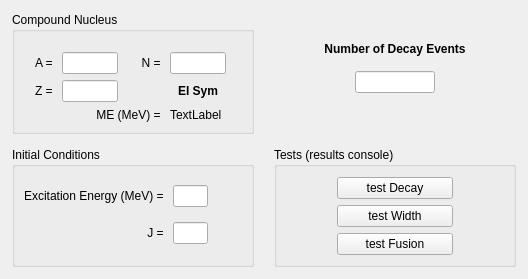
      <widget class="QWidget" name="tabCompound">
       <attribute name="title">
        <string>Compound Nucleus Decay</string>
       </attribute>
       <layout class="QGridLayout" name="gridLayout_12" columnstretch="1,1">
        <property name="leftMargin">
         <number>12</number>
        </property>
        <property name="topMargin">
         <number>12</number>
        </property>
        <property name="rightMargin">
         <number>12</number>
        </property>
        <property name="bottomMargin">
         <number>12</number>
        </property>
        <property name="horizontalSpacing">
         <number>20</number>
        </property>
        <property name="verticalSpacing">
         <number>13</number>
        </property>
        <item row="1" column="0">
         <widget class="QGroupBox" name="groupBox_7">
          <property name="title">
           <string>Initial Conditions</string>
          </property>
          <layout class="QGridLayout" name="gridLayout_10" columnstretch="2,1,1">
           <item row="1" column="1">
            <widget class="QLineEdit" name="edit_J">
             <property name="sizePolicy">
              <sizepolicy hsizetype="Preferred" vsizetype="Fixed">
               <horstretch>0</horstretch>
               <verstretch>0</verstretch>
              </sizepolicy>
             </property>
             <property name="maximumSize">
              <size>
               <width>65</width>
               <height>16777215</height>
              </size>
             </property>
             <property name="alignment">
              <set>Qt::AlignCenter</set>
             </property>
            </widget>
           </item>
           <item row="0" column="0">
            <widget class="QLabel" name="label_3">
             <property name="text">
              <string>Excitation Energy (MeV) = </string>
             </property>
             <property name="alignment">
              <set>Qt::AlignRight|Qt::AlignTrailing|Qt::AlignVCenter</set>
             </property>
             <property name="buddy">
              <cstring>edit_Ex</cstring>
             </property>
            </widget>
           </item>
           <item row="0" column="1">
            <widget class="QLineEdit" name="edit_Ex">
             <property name="sizePolicy">
              <sizepolicy hsizetype="Preferred" vsizetype="Fixed">
               <horstretch>0</horstretch>
               <verstretch>0</verstretch>
              </sizepolicy>
             </property>
             <property name="maximumSize">
              <size>
               <width>65</width>
               <height>16777215</height>
              </size>
             </property>
             <property name="alignment">
              <set>Qt::AlignCenter</set>
             </property>
            </widget>
           </item>
           <item row="1" column="0">
            <widget class="QLabel" name="label_4">
             <property name="text">
              <string>J = </string>
             </property>
             <property name="alignment">
              <set>Qt::AlignRight|Qt::AlignTrailing|Qt::AlignVCenter</set>
             </property>
             <property name="buddy">
              <cstring>edit_J</cstring>
             </property>
            </widget>
           </item>
           <item row="0" column="2">
            <spacer name="horizontalSpacer_4">
             <property name="orientation">
              <enum>Qt::Horizontal</enum>
             </property>
             <property name="sizeType">
              <enum>QSizePolicy::Preferred</enum>
             </property>
             <property name="sizeHint" stdset="0">
              <size>
               <width>40</width>
               <height>20</height>
              </size>
             </property>
            </spacer>
           </item>
          </layout>
         </widget>
        </item>
        <item row="0" column="1">
         <layout class="QGridLayout" name="gridLayout_3" columnstretch="1,2,1">
          <property name="topMargin">
           <number>30</number>
          </property>
          <property name="verticalSpacing">
           <number>15</number>
          </property>
          <item row="1" column="1" alignment="Qt::AlignHCenter">
           <widget class="QLineEdit" name="edit_numEvts">
            <property name="sizePolicy">
             <sizepolicy hsizetype="Preferred" vsizetype="Fixed">
              <horstretch>0</horstretch>
              <verstretch>0</verstretch>
             </sizepolicy>
            </property>
            <property name="maximumSize">
             <size>
              <width>80</width>
              <height>16777215</height>
             </size>
            </property>
            <property name="autoFillBackground">
             <bool>false</bool>
            </property>
            <property name="alignment">
             <set>Qt::AlignCenter</set>
            </property>
           </widget>
          </item>
          <item row="0" column="1" alignment="Qt::AlignVCenter">
           <widget class="QLabel" name="label_5">
            <property name="sizePolicy">
             <sizepolicy hsizetype="Preferred" vsizetype="Preferred">
              <horstretch>0</horstretch>
              <verstretch>0</verstretch>
             </sizepolicy>
            </property>
            <property name="font">
             <font>
              <family>Arial</family>
              <pointsize>9</pointsize>
              <bold>true</bold>
              <stylestrategy>PreferDefault</stylestrategy>
             </font>
            </property>
            <property name="text">
             <string>Number of Decay Events</string>
            </property>
            <property name="alignment">
             <set>Qt::AlignCenter</set>
            </property>
           </widget>
          </item>
          <item row="1" column="0">
           <spacer name="horizontalSpacer_3">
            <property name="orientation">
             <enum>Qt::Horizontal</enum>
            </property>
            <property name="sizeType">
             <enum>QSizePolicy::Preferred</enum>
            </property>
            <property name="sizeHint" stdset="0">
             <size>
              <width>10</width>
              <height>20</height>
             </size>
            </property>
           </spacer>
          </item>
          <item row="1" column="2">
           <spacer name="horizontalSpacer_2">
            <property name="orientation">
             <enum>Qt::Horizontal</enum>
            </property>
            <property name="sizeType">
             <enum>QSizePolicy::Preferred</enum>
            </property>
            <property name="sizeHint" stdset="0">
             <size>
              <width>10</width>
              <height>20</height>
             </size>
            </property>
           </spacer>
          </item>
          <item row="2" column="1">
           <spacer name="verticalSpacer_3">
            <property name="orientation">
             <enum>Qt::Vertical</enum>
            </property>
            <property name="sizeHint" stdset="0">
             <size>
              <width>20</width>
              <height>40</height>
             </size>
            </property>
           </spacer>
          </item>
         </layout>
        </item>
        <item row="0" column="0">
         <widget class="QGroupBox" name="groupBox">
          <property name="sizePolicy">
           <sizepolicy hsizetype="Preferred" vsizetype="Preferred">
            <horstretch>0</horstretch>
            <verstretch>0</verstretch>
           </sizepolicy>
          </property>
          <property name="baseSize">
           <size>
            <width>0</width>
            <height>0</height>
           </size>
          </property>
          <property name="title">
           <string>Compound Nucleus</string>
          </property>
          <property name="flat">
           <bool>false</bool>
          </property>
          <layout class="QGridLayout" name="gridLayout">
           <property name="leftMargin">
            <number>20</number>
           </property>
           <property name="topMargin">
            <number>20</number>
           </property>
           <property name="rightMargin">
            <number>25</number>
           </property>
           <item row="0" column="0">
            <widget class="QLabel" name="label_2">
             <property name="text">
              <string>A = </string>
             </property>
             <property name="alignment">
              <set>Qt::AlignRight|Qt::AlignTrailing|Qt::AlignVCenter</set>
             </property>
             <property name="buddy">
              <cstring>edit_ACN</cstring>
             </property>
            </widget>
           </item>
           <item row="1" column="0">
            <widget class="QLabel" name="label">
             <property name="text">
              <string>Z = </string>
             </property>
             <property name="alignment">
              <set>Qt::AlignRight|Qt::AlignTrailing|Qt::AlignVCenter</set>
             </property>
             <property name="buddy">
              <cstring>edit_ZCN</cstring>
             </property>
            </widget>
           </item>
           <item row="0" column="3">
            <widget class="QLabel" name="label_20">
             <property name="text">
              <string>N = </string>
             </property>
             <property name="alignment">
              <set>Qt::AlignRight|Qt::AlignTrailing|Qt::AlignVCenter</set>
             </property>
             <property name="buddy">
              <cstring>edit_NCN</cstring>
             </property>
            </widget>
           </item>
           <item row="0" column="4">
            <widget class="QLineEdit" name="edit_NCN">
             <property name="enabled">
              <bool>true</bool>
             </property>
             <property name="sizePolicy">
              <sizepolicy hsizetype="Preferred" vsizetype="Fixed">
               <horstretch>0</horstretch>
               <verstretch>0</verstretch>
              </sizepolicy>
             </property>
             <property name="maximumSize">
              <size>
               <width>65</width>
               <height>16777215</height>
              </size>
             </property>
             <property name="alignment">
              <set>Qt::AlignCenter</set>
             </property>
             <property name="readOnly">
              <bool>true</bool>
             </property>
            </widget>
           </item>
           <item row="0" column="1">
            <widget class="QLineEdit" name="edit_ACN">
             <property name="sizePolicy">
              <sizepolicy hsizetype="Preferred" vsizetype="Fixed">
               <horstretch>0</horstretch>
               <verstretch>0</verstretch>
              </sizepolicy>
             </property>
             <property name="maximumSize">
              <size>
               <width>65</width>
               <height>16777215</height>
              </size>
             </property>
             <property name="alignment">
              <set>Qt::AlignCenter</set>
             </property>
            </widget>
           </item>
           <item row="1" column="1">
            <widget class="QLineEdit" name="edit_ZCN">
             <property name="sizePolicy">
              <sizepolicy hsizetype="Preferred" vsizetype="Fixed">
               <horstretch>0</horstretch>
               <verstretch>0</verstretch>
              </sizepolicy>
             </property>
             <property name="maximumSize">
              <size>
               <width>65</width>
               <height>16777215</height>
              </size>
             </property>
             <property name="alignment">
              <set>Qt::AlignCenter</set>
             </property>
            </widget>
           </item>
           <item row="1" column="4">
            <widget class="QLabel" name="sym_CN">
             <property name="font">
              <font>
               <family>Arial</family>
               <pointsize>9</pointsize>
               <bold>true</bold>
               <stylestrategy>PreferDefault</stylestrategy>
              </font>
             </property>
             <property name="text">
              <string>El Sym</string>
             </property>
             <property name="alignment">
              <set>Qt::AlignCenter</set>
             </property>
            </widget>
           </item>
           <item row="0" column="2">
            <spacer name="horizontalSpacer">
             <property name="orientation">
              <enum>Qt::Horizontal</enum>
             </property>
             <property name="sizeType">
              <enum>QSizePolicy::Preferred</enum>
             </property>
             <property name="sizeHint" stdset="0">
              <size>
               <width>20</width>
               <height>20</height>
              </size>
             </property>
            </spacer>
           </item>
           <item row="2" column="4">
            <widget class="QLabel" name="ME_CN">
             <property name="text">
              <string>TextLabel</string>
             </property>
            </widget>
           </item>
           <item row="2" column="1" colspan="3">
            <widget class="QLabel" name="label_22">
             <property name="text">
              <string>ME (MeV) = </string>
             </property>
             <property name="alignment">
              <set>Qt::AlignRight|Qt::AlignTrailing|Qt::AlignVCenter</set>
             </property>
            </widget>
           </item>
          </layout>
         </widget>
        </item>
        <item row="1" column="1">
         <widget class="QGroupBox" name="groupBox_11">
          <property name="title">
           <string>Tests (results console)</string>
          </property>
          <layout class="QVBoxLayout" name="verticalLayout">
           <property name="leftMargin">
            <number>60</number>
           </property>
           <property name="topMargin">
            <number>10</number>
           </property>
           <property name="rightMargin">
            <number>60</number>
           </property>
           <item>
            <widget class="QPushButton" name="pb_testDecay">
             <property name="text">
              <string>test Decay</string>
             </property>
            </widget>
           </item>
           <item>
            <widget class="QPushButton" name="pb_testWidth">
             <property name="text">
              <string>test Width</string>
             </property>
            </widget>
           </item>
           <item>
            <widget class="QPushButton" name="pb_testFusion">
             <property name="text">
              <string>test Fusion</string>
             </property>
            </widget>
           </item>
          </layout>
         </widget>
        </item>
       </layout>
      </widget>
